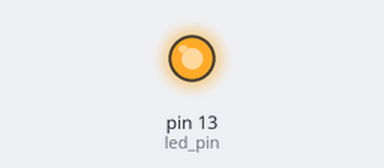
A sketch run on a simulated Teensy 3. On the bench: output pins drawn as LEDs (lit = HIGH).

Above: at 0.1 s.
At 1.1 s:
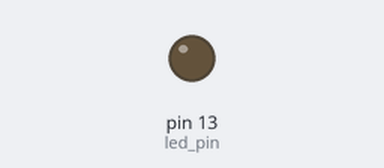
Timing chart, 0 to 2.6 s (numbered marks = the images above):
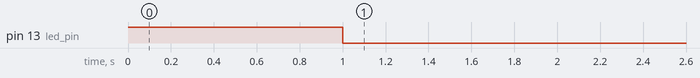

The sketch:

teensy_readMIDI.ino
```cpp
// basic read MIDI functions for Teensy 3.6
// from https://www.pjrc.com/teensy/td_midi.html

#define led_pin 13

void setup() {
  // pin setup
  pinMode(led_pin, OUTPUT);
  // MIDI event handlers
  usbMIDI.setHandleNoteOn(onNoteOn);
  usbMIDI.setHandleNoteOff(onNoteOff);
  // blink once after setup
  digitalWrite(led_pin, HIGH);
  delay(1000);
  digitalWrite(led_pin, LOW);
}

void loop() {
  usbMIDI.read();
}


// MIDI event funcitons
void onNoteOn(byte channel, byte note, byte velocity){
  // only channel 2 to turn on
  if(channel == 2){
    digitalWrite(led_pin, HIGH);
  }
}
void onNoteOff(byte channel, byte note, byte velocity){
  // only channel 3 to turn off
  if(channel == 3){
    digitalWrite(led_pin, LOW);
  }
}
```
